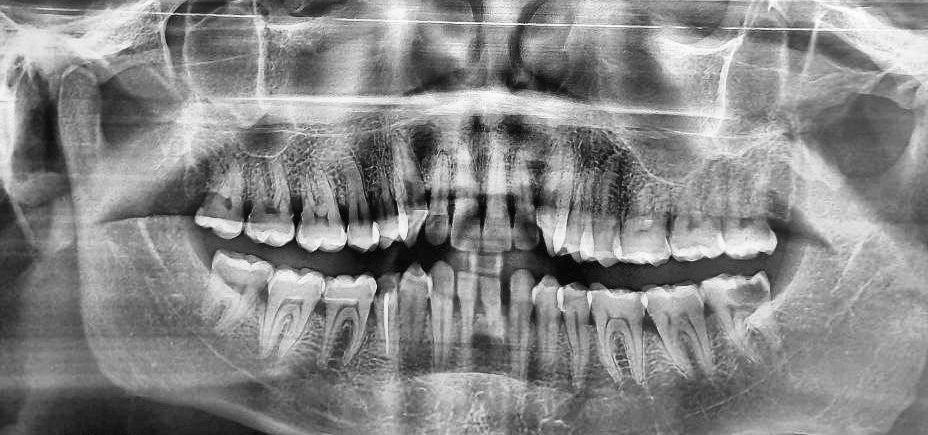
#> input picture Dental OPG XRAY Dataset/Dental OPG XRAY Dataset/Dental OPG (Classification)/Caries/120.jpg, 928 x 435 px
$ python -i preprocessing_service.py   (imports and definitions only)
#> lines starting #> are read from the running program, lines starting #| are printed output that depends on the picture
"""
Image preprocessing service for dental X-ray images.

Automatically detects and crops the X-ray film region from real-world
photographs (removing hands, gloves, backgrounds) and applies CLAHE
contrast enhancement to boost model accuracy.
"""

import cv2
import numpy as np
from PIL import Image
import tempfile
import os
import logging
from typing import Tuple, Optional

logger = logging.getLogger(__name__)


class PreprocessingService:
    """Preprocesses dental X-ray images before inference."""

    # Minimum fraction of the total image area that a valid X-ray region
    # must occupy.  If the largest dark contour is smaller than this we
    # assume the image is already a clean X-ray and skip cropping.
    MIN_XRAY_AREA_FRACTION = 0.04  # 4 %
    # Maximum fraction — reject contours that span the entire image
    MAX_XRAY_AREA_FRACTION = 0.92  # 92 %

    # CLAHE parameters
    CLAHE_CLIP_LIMIT = 3.0
    CLAHE_TILE_GRID = (8, 8)

    # Padding around the detected X-ray region (fraction of region size)
    CROP_PADDING = 0.02  # 2 % padding

    def preprocess_image(self, image_path: str) -> Tuple[str, dict]:
        """
        Full preprocessing pipeline:
        1. Auto-crop X-ray film region (if photo contains background)
        2. Apply CLAHE contrast enhancement
        3. Save processed image to a temp file

        Args:
            image_path: Path to the original image

        Returns:
            Tuple of (processed_image_path, preprocessing_info_dict)
        """
        info = {
            "cropped": False,
            "clahe_applied": False,
            "original_size": None,
            "crop_region": None,
            "processed_size": None,
        }

        try:
            # Read the image
            img = cv2.imread(image_path)
#> img is the input picture: shape (435, 928, 3); min 0, max 255, mean 135.2
            if img is None:
                logger.warning(
                    f"OpenCV could not read {image_path}; skipping preprocessing"
                )
                return image_path, info

            info["original_size"] = list(img.shape[:2])  # [height, width]

            # Step 1: Detect and crop X-ray region (phone photos of films only)
            cropped_img, crop_region = self._auto_crop_xray(img)
            if crop_region is not None:
                info["cropped"] = True
                info["crop_region"] = crop_region
                img = cropped_img
                logger.info(
                    f"Auto-cropped X-ray region: {crop_region}"
                )

            # Step 2: Apply CLAHE contrast enhancement
            enhanced_img = self._apply_clahe(img)
            info["clahe_applied"] = True

            info["processed_size"] = list(enhanced_img.shape[:2])

            # Step 3: Save to a temporary file
            temp_fd, temp_path = tempfile.mkstemp(suffix=".jpg")
            os.close(temp_fd)
            cv2.imwrite(temp_path, enhanced_img, [cv2.IMWRITE_JPEG_QUALITY, 95])

            logger.info(
                f"Preprocessing complete: "
                f"cropped={info['cropped']}, "
                f"original={info['original_size']}, "
                f"processed={info['processed_size']}"
            )
            return temp_path, info

        except Exception as e:
            logger.error(f"Preprocessing failed, using original: {e}")
            return image_path, info

    def _auto_crop_xray(
        self, img: np.ndarray
    ) -> Tuple[np.ndarray, Optional[list]]:
        """
        Detect the dark rectangular X-ray film within a real-world photo.

        Strategy:
        - Convert to grayscale
        - Adaptive threshold to isolate the dark X-ray region
        - Find the largest contour that meets area constraints
        - Crop to the bounding rect of that contour with padding

        Returns:
            (cropped_image, [x, y, w, h]) or (original_image, None) if
            no film region detected.
        """
        # Preserve full radiograph frame so tooth crowns, enamel, and cavities
        # are never clipped or lost.
        return img, None

        gray = cv2.cvtColor(img, cv2.COLOR_BGR2GRAY)

        # Use Otsu's threshold to separate dark X-ray from lighter background
        _, binary = cv2.threshold(gray, 0, 255, cv2.THRESH_BINARY_INV + cv2.THRESH_OTSU)

        # Morphological close to fill small holes within the film
        kernel = cv2.getStructuringElement(cv2.MORPH_RECT, (15, 15))
        binary = cv2.morphologyEx(binary, cv2.MORPH_CLOSE, kernel)

        # Also try using the inverted approach for images where
        # X-ray is brighter than the background
        contours_inv, _ = cv2.findContours(
            binary, cv2.RETR_EXTERNAL, cv2.CHAIN_APPROX_SIMPLE
        )

        # Also check the non-inverted binary for edge cases
        binary_normal = cv2.bitwise_not(binary)
        contours_norm, _ = cv2.findContours(
            binary_normal, cv2.RETR_EXTERNAL, cv2.CHAIN_APPROX_SIMPLE
        )

        # Combine and find the best candidate
        all_contours = list(contours_inv) + list(contours_norm)

        best_contour = None
        best_score = 0

        for contour in all_contours:
            area = cv2.contourArea(contour)
            area_frac = area / total_area

            # Must be a significant region but not the entire image
            if area_frac < self.MIN_XRAY_AREA_FRACTION:
                continue
            if area_frac > self.MAX_XRAY_AREA_FRACTION:
                continue

            # Prefer contours that look rectangular (X-ray films are rectangular)
            _, _, cw, ch = cv2.boundingRect(contour)
            bounding_area = cw * ch
            bounding_frac = bounding_area / total_area if total_area > 0 else 0
            # Skip "crops" that are basically the whole photo (hands, window, walls)
            if bounding_frac > self.MAX_XRAY_AREA_FRACTION:
                continue

            rectangularity = area / bounding_area if bounding_area > 0 else 0

            # Prefer compact film-like rectangles over tall full-frame blobs
            aspect = max(cw, ch) / max(min(cw, ch), 1)
            aspect_penalty = 1.0 if aspect <= 2.2 else 0.4

            # Score: reward decent size and rectangular shape
            score = area_frac * rectangularity * aspect_penalty
            if score > best_score:
                best_score = score
                best_contour = contour

        if best_contour is None:
            logger.info("No distinct X-ray film region detected; using full image")
            return img, None

        # Get bounding rectangle with padding
        bx, by, bw, bh = cv2.boundingRect(best_contour)

        pad_x = int(bw * self.CROP_PADDING)
        pad_y = int(bh * self.CROP_PADDING)

        x1 = max(0, bx - pad_x)
        y1 = max(0, by - pad_y)
        x2 = min(w, bx + bw + pad_x)
        y2 = min(h, by + bh + pad_y)

        cropped = img[y1:y2, x1:x2]

        # Sanity check: cropped region must be reasonably sized
        if cropped.shape[0] < 50 or cropped.shape[1] < 50:
            logger.warning("Cropped region too small; using full image")
            return img, None

        return cropped, [x1, y1, x2 - x1, y2 - y1]

    def _apply_clahe(self, img: np.ndarray) -> np.ndarray:
        """
        Apply CLAHE (Contrast-Limited Adaptive Histogram Equalization)
        to improve X-ray contrast for better model detection.

        Works on the luminance channel so color information (if any) is
        preserved.
        """
        if len(img.shape) == 2:
            # Already grayscale
            clahe = cv2.createCLAHE(
                clipLimit=self.CLAHE_CLIP_LIMIT,
                tileGridSize=self.CLAHE_TILE_GRID,
            )
            return clahe.apply(img)

        # Convert to LAB color space, apply CLAHE on L channel
        lab = cv2.cvtColor(img, cv2.COLOR_BGR2LAB)
#> lab: shape (435, 928, 3); mean of channels 0, 1, 2 142.1, 128, 128
        l_channel, a_channel, b_channel = cv2.split(lab)
#> a_channel: shape (435, 928); every value is 128

        clahe = cv2.createCLAHE(
            clipLimit=self.CLAHE_CLIP_LIMIT,
            tileGridSize=self.CLAHE_TILE_GRID,
        )
        l_enhanced = clahe.apply(l_channel)
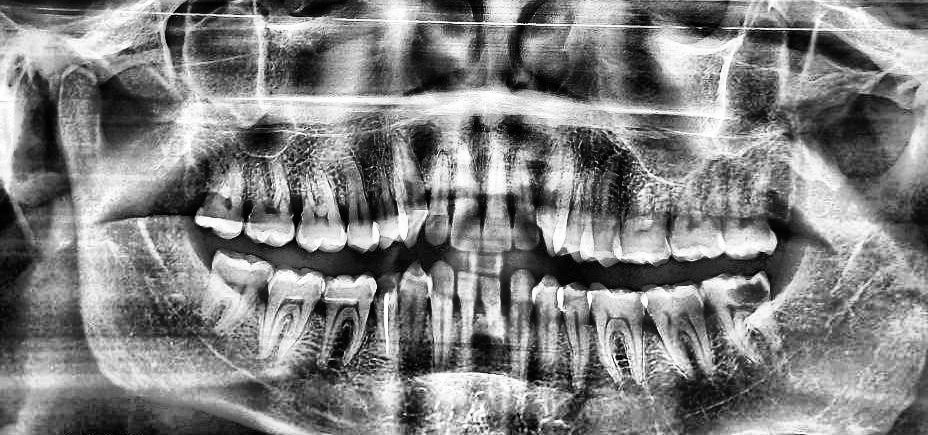
#> l_enhanced: shape (435, 928); min 0, max 255, mean 129.4

        lab_enhanced = cv2.merge([l_enhanced, a_channel, b_channel])
#> lab_enhanced: shape (435, 928, 3); mean of channels 0, 1, 2 129.4, 128, 128
        result = cv2.cvtColor(lab_enhanced, cv2.COLOR_LAB2BGR)

        return result


def get_preprocessing_service() -> PreprocessingService:
    return PreprocessingService()

>>> result = PreprocessingService().preprocess_image('../../../Dental OPG XRAY Dataset/Dental OPG XRAY Dataset/Dental OPG (Classification)/Caries/120.jpg')
